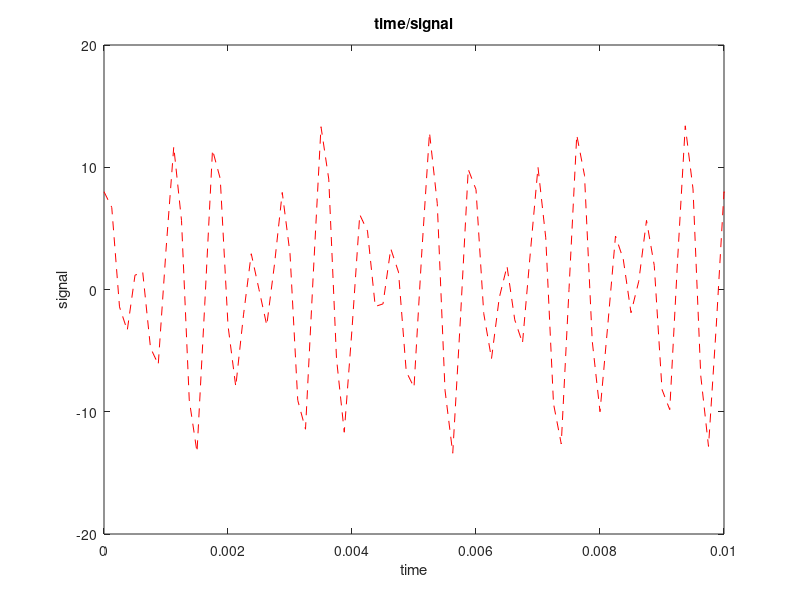

The MATLAB script that drew this image: (Note: this script raises an error after producing the figure.)
    %Student Id: 21-45934-3

clc
clear all
close all
    A=2;
    B=1;
    C=4;
    D=5;
    E=9;
    F=3;
    G=4;
    H=3;
A1 = (A+B+H);
A2 = (B+C+H);
s = (C+D+H)/30;
fs = 8000; 
t = 0:1/fs:1-1/fs;
cx = A1*sin(2*pi*((C+D+H)*100)*t ) + A2*cos(2*pi*((D+E+H)*100)*t) + s*randn(size(t));

signal = A1*sin(2*pi*((C+D+H)*100)*t ) + A2*cos(2*pi*((D+E+H)*100)*t);
noise=s*randn(size(t));

     % Answer-1
plot(t,signal,'r--')
hold on
axis([0 0.01 -20 20])
xlabel('time')
ylabel('signal')
title('time/signal')

        % Answer-2 
noisySignal = cx;
SNR_DB = snr(noisySignal);
SNR= 10.^(SNR_DB/10);

      % Answer-3
bandwidth = obw(cx,fs);
C = bandwidth*log2(1+SNR);

      % Answer-4
N = C * 0.8;
L= ceil(2^(N/(2*bandwidth)))

plot(t,noise,'k--')
axis([0 0.01 -20 20])
xlabel('time')
ylabel('noisy')
title('time/NoisySignal')
